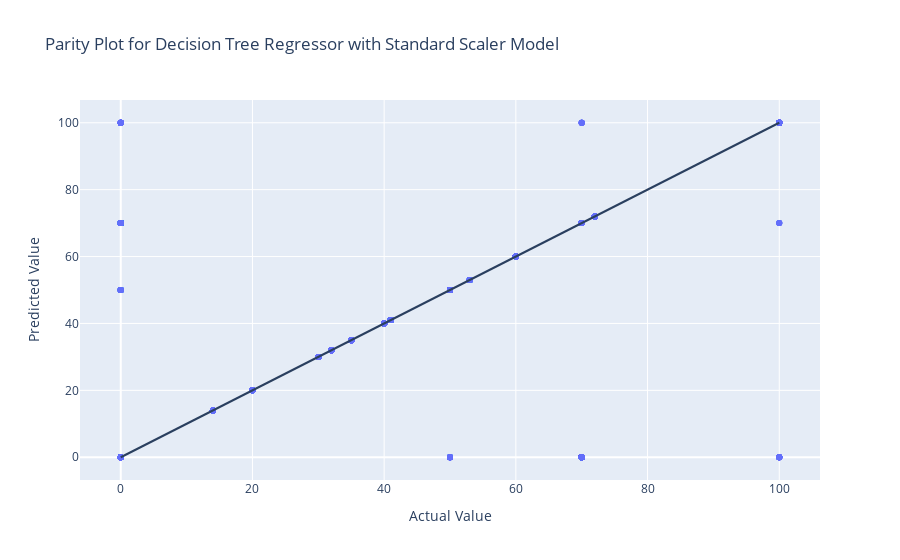

The notebook cell this image was saved under:
### Markdown cell above
Decision Tree Regressor with Standard Scaler to Predict Altitudes:

### Code cell
dtp_model = DecisionTreeRegressor()
dtp_model = make_pipeline(StandardScaler(), DecisionTreeRegressor())
dtp_model.fit(x_train, y_train)

dtp_mae = mean_absolute_error(y_val, dtp_model.predict(x_val))
print('The MAE for the decision tree regressor with standard scaler features is:', round(dtp_mae, 3))

# making the parity plot
fig = go.Figure(data = [go.Scatter(x = y_val, y = dtp_model.predict(x_val), mode = "markers")])

fig.add_shape(type = "line", x0 = y_val.min(), y0 = y_val.min(), x1 = y_val.max(), y1 = y_val.max(),)

fig.update_xaxes(title_text = "Actual Value")
fig.update_yaxes(title_text = "Predicted Value")

# set the plot size
fig.update_layout(title = 'Parity Plot for Decision Tree Regressor with Standard Scaler Model', autosize = True)
fig.show()

### Figure 1 — Plotly figure (JSON) as saved in the notebook; plotly's stock layout.template omitted (floating-point values rounded to 4 significant figures; data arrays with more than 128 entries replaced by an {"elided": "..."} marker saying what was removed)
{"data": [{"mode": "markers", "type": "scatter", "x": {"elided": "4339 int values"}, "y": {"elided": "4339 int values"}}], "layout": {"autosize": true, "shapes": [{"type": "line", "x0": 0, "x1": 100, "y0": 0, "y1": 100}], "title": {"text": "Parity Plot for Decision Tree Regressor with Standard Scaler Model"}, "xaxis": {"autorange": true, "range": [-5.949, 105.9], "title": {"text": "Actual Value"}, "type": "linear"}, "yaxis": {"autorange": true, "range": [-8.252, 108.3], "title": {"text": "Predicted Value"}, "type": "linear"}}}
